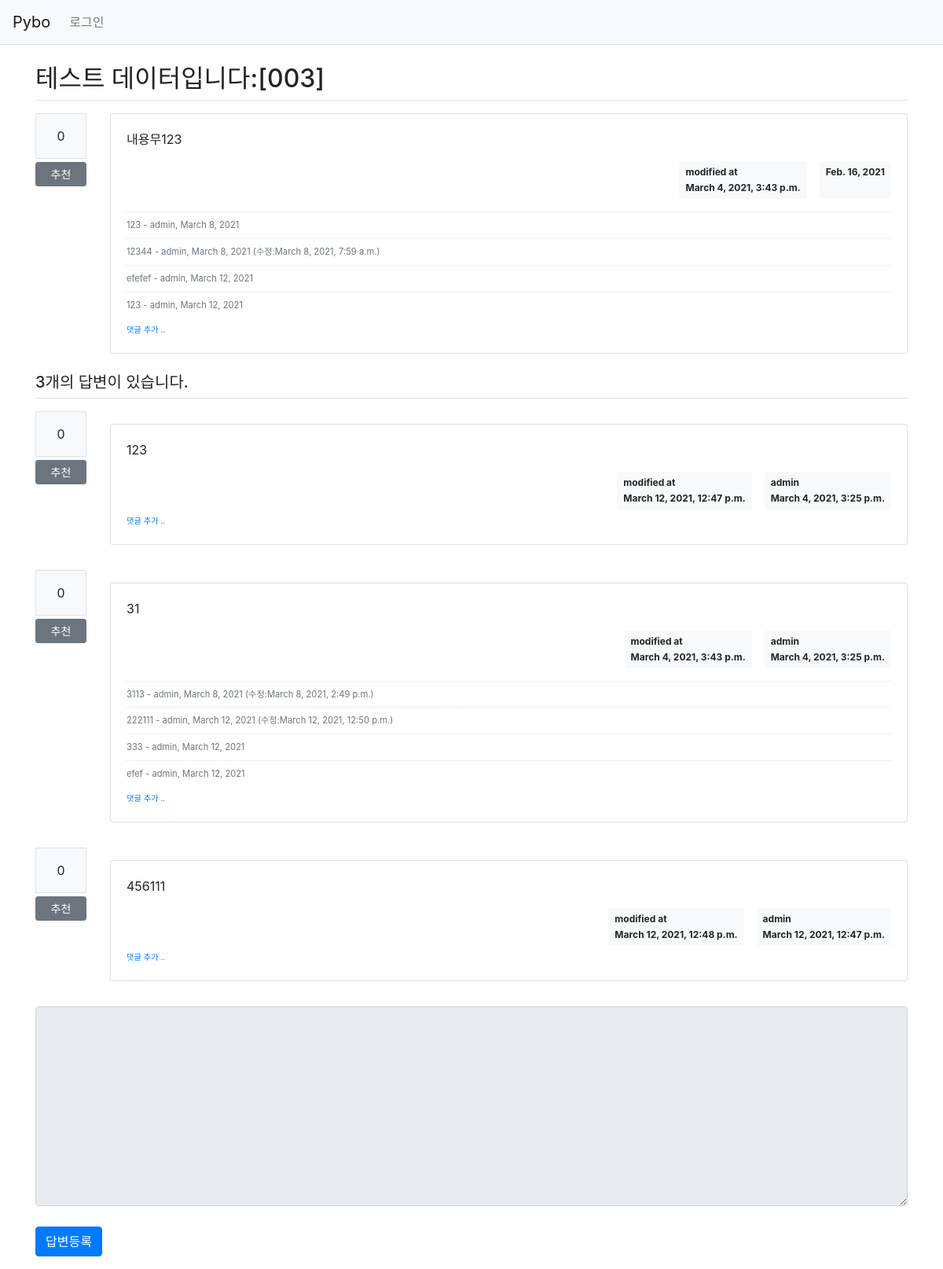
The app's page /pybo/11/ with its own data.
### pybo/models.py (models this page shows, shortened)
class Question(models.Model):
  author = models.ForeignKey(User, on_delete=models.CASCADE, related_name='author_question')
  subject = models.CharField(max_length=200)
  content = models.TextField()
  create_date = models.DateField()
  modify_date = models.DateTimeField(null=True, blank=True)
  voter = models.ManyToManyField(User, related_name='voter_question')

class Comment(models.Model):
  author = models.ForeignKey(User, on_delete=models.CASCADE)
  content = models.TextField()
  create_date = models.DateField()
  modify_date = models.DateTimeField(null=True, blank=True)
  question = models.ForeignKey(Question, null=True, blank=True, on_delete=models.CASCADE)
  answer = models.ForeignKey(Answer, null=True, blank=True, on_delete=models.CASCADE)

class Answer(models.Model):
  author = models.ForeignKey(User, on_delete=models.CASCADE, related_name='author_answer')
  question = models.ForeignKey(Question, on_delete=models.CASCADE)
  content = models.TextField()
  create_date = models.DateTimeField()
  modify_date = models.DateTimeField(null=True, blank=True)
  voter = models.ManyToManyField(User, related_name='voter_answer')

### pybo/views/base_views.py (the view)
# urls.py: path('<int:question_id>/', base_views.detail, name='detail'),
def detail(request, question_id):
  question = get_object_or_404(Question, pk=question_id)
  context = { 'question': question }
  return render(request, 'pybo/question_detail.html', context)

### pybo/templatetags/pybo_filter.py (called while the page is built)
@register.filter()
def mark(value):
    extensions = ["nl2br", "fenced_code"]
    return mark_safe(markdown.markdown(value, extensions=extensions))

### templates/pybo/question_detail.html (shortened to what this page needs)
{% extends 'base.html' %}
{% load pybo_filter %}
{% block content %}
<div class="container my-3">
    <h2 class="border-bottom py-2">{{ question.subject }}</h2>
    <div class="row my-3">
        <div class="col-1">
            <div class="bg-light text-center p-3 border font-weight-bolder mb-1">{{question.voter.count}}</div>
            <a href="{% url 'pybo:vote_question' question.id %}"
               class="recommend btn btn-sm btn-secondary btn-block my-1">추천</a>
        </div>
        <div class="col-11">
            <div class="card">
                <div class="card-body">
                    <div class="card-text" style="white-space: pre-line;">{{ question.content|mark }}</div>
                    <div class="d-flex justify-content-end">
                        {% if question.modify_date %}
                        <div class="badge badge-light p-2 text-left mx-3">
                            <div class="mb-2">modified at</div>
                            <div>{{ question.modify_date }}</div>
                        </div>
                        {% endif %}
                        <div class="badge badge-light p-2">
                            {{ question.create_date }}
                        </div>
                    </div>
                    {% if question.comment_set.count > 0 %}
                    <div class="mt-3">
                    {% for comment in question.comment_set.all %}
                        <div class="comment py-2 text-muted">
                            <span style="white-space: pre-line;">{{ comment.content }}</span>
                            <span>
                                - {{ comment.author }}, {{ comment.create_date }}
                                {% if comment.modify_date %}
                                (수정:{{ comment.modify_date }})
                                {% endif %}
                            </span>
                        </div>
                    {% endfor %}
                    </div>
                    {% endif %}
                    <div>
                        <a href="{% url 'pybo:comment_create_question' question.id  %}"
                        class="small"><small>댓글 추가 ..</small></a>
                    </div>
                </div>
            </div>
        </div>
    </div>
    <h5 class="border-bottom my-3 py-2">{{question.answer_set.count}}개의 답변이 있습니다.</h5>
    {% for answer in question.answer_set.all %}
    <div class="row my-3">
        <div class="col-1">
            <div class="bg-light text-center p-3 border font-weight-bolder mb-1">{{answer.voter.count}}</div>
            <a href="{% url 'pybo:vote_answer' answer.id  %}"
                class="recommend btn btn-sm btn-secondary btn-block my-1">추천</a>
        </div>
        <div class="col-11">
            <div class="card my-3">
                <div class="card-body">
                    <div class="card-text" style="white-space: pre-line;">{{ answer.content|mark }}</div>
                    <div class="d-flex justify-content-end">
                        {% if answer.modify_date %}
                        <div class="badge badge-light p-2 text-left mx-3">
                            <div class="mb-2">modified at</div>
                            <div>{{ answer.modify_date }}</div>
                        </div>
                        {% endif %}
                        <div class="badge badge-light p-2 text-left">
                            <div class="mb-2">{{ answer.author.username }}</div>
                            <div>
                                {{ answer.create_date }}
                            </div>
                        </div>
                    </div>
                    {% if answer.comment_set.count > 0 %}
                    <div class="mt-3">
                    {% for comment in answer.comment_set.all %}
                        <div class="comment py-2 text-muted">
                            <span style="white-space: pre-line;">{{ comment.content }}</span>
                            <span>
                                - {{ comment.author }}, {{ comment.create_date }}
                                {% if comment.modify_date %}
                                (수정:{{ comment.modify_date }})
                                {% endif %}
                            </span>
                        </div>
                    {% endfor %}
                    </div>
                    {% endif %}
                    <div>
                        <a href="{% url 'pybo:comment_create_answer' answer.id  %}"
                        class="small"><small>댓글 추가 ..</small></a>
                    </div>
                </div>
            </div>
        </div>
    </div>
    {% endfor %}
    <form action="{% url 'pybo:answer_create' question.id %}" method="post" class="my-3">
        <div class="form-group">
            <textarea {% if not user.is_authenticated %}disabled{% endif %} name="content" id="content" class="form-control" rows="10"></textarea>
        </div>
        <input type="submit" value="답변등록" class="btn btn-primary">
    </form>
</div>
{% endblock %}

### static/style.css (style rules this page uses)
textarea { width: 100% !important; }
input[type=submit] { margin-top: 10px !important; }
.comment { border-top: dotted 1px #ddd; font-size: 0.7em; }

### records on screen
Question: subject "테스트 데이터입니다:[003]", voter.count "0", content|mark "내용무123", modify_date "March 4, 2021, 3:43 p.m.", create_date "Feb. 16, 2021", answer_set.count "3"
Comment: content "123", author "admin", create_date "March 8, 2021"
Comment: content "12344", author "admin", create_date "March 8, 2021", modify_date "March 8, 2021, 7:59 a.m."
Comment: content "efefef", author "admin", create_date "March 12, 2021"
Comment: content "123", author "admin", create_date "March 12, 2021"
Answer: voter.count "0", content|mark "123", modify_date "March 12, 2021, 12:47 p.m.", author.username "admin", create_date "March 4, 2021, 3:25 p.m."
Answer: voter.count "0", content|mark "31", modify_date "March 4, 2021, 3:43 p.m.", author.username "admin", create_date "March 4, 2021, 3:25 p.m."
Comment: content "3113", author "admin", create_date "March 8, 2021", modify_date "March 8, 2021, 2:49 p.m."
Comment: content "222111", author "admin", create_date "March 12, 2021", modify_date "March 12, 2021, 12:50 p.m."
Comment: content "333", author "admin", create_date "March 12, 2021"
Comment: content "efef", author "admin", create_date "March 12, 2021"
Answer: voter.count "0", content|mark "456111", modify_date "March 12, 2021, 12:48 p.m.", author.username "admin", create_date "March 12, 2021, 12:47 p.m."
